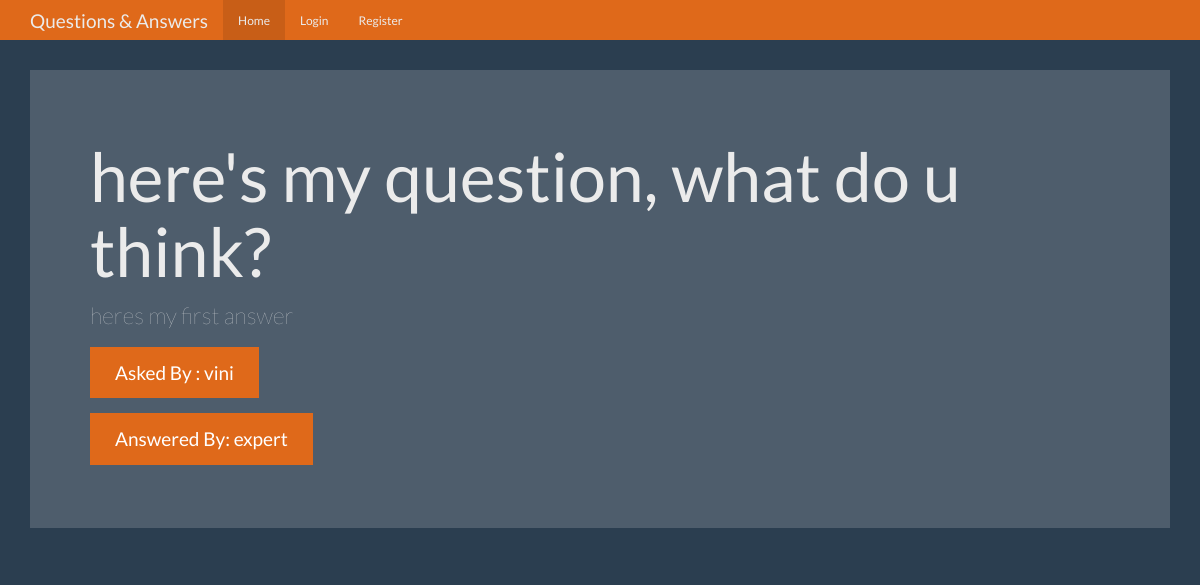
Screenshot of /question/1 with the database file from the repository.
### tables this page shows
CREATE TABLE questions (
    id INTEGER PRIMARY KEY autoincrement,
    question_text text not null,
    answer_text text,
    asked_by_id INTEGER not null,
    expert_id INTEGER not NULL
);

CREATE TABLE users (
    id INTEGER PRIMARY KEY autoincrement,
    name text not null ,
    password text not null, 
    expert boolean not null,
    admin boolean not NULL
);

### app.py (the view)
@app.route('/question/<question_id>')
def question(question_id):
	user = get_current_user()
	db = get_db()
	qcur = db.execute('''select questions.question_text, questions.answer_text, askers.name as asker_name,
						experts.name as expert_name from questions join users as askers on askers.id=questions.asked_by_id
						join users as experts on experts.id = questions.expert_id where questions.id=?''', [question_id])
	qres = qcur.fetchone()
	return render_template('question.html',user=user, question=qres)

### app.py (called while the page is built)
def get_current_user(): 	#checking if the user has logged in session or not
	user_result = None
	if 'user' in session:
		user = session['user']
		db = get_db()
		user_cur = db.execute('select id, name, password, expert, admin from users where name=?', [user])
		user_result = user_cur.fetchone()
	return user_result

### database.py (called while the page is built)
def connect_db():
    sql = sqlite3.connect('questions.db')
    sql.row_factory = sqlite3.Row
    return sql

def get_db():
    if not hasattr(g, 'sqlite_db'):
        g.sqlite_db = connect_db()
    return g.sqlite_db

### templates/question.html (shortened to what this page needs)
{% extends "base.html" %}
{% from "show_links.html" import show_links %}
{% block nav %}
{{ show_links(user) }}
{% endblock %}
{% block body %}
      <div class="jumbotron">
        <h1>{{question['question_text']}}</h1>
        <p>{{question['answer_text']}}</p>
        <p><a class="btn btn-primary btn-lg">Asked By : {{ question['asker_name'] }}</a></p>
        <p><a class="btn btn-primary btn-lg">Answered By: {{ question['expert_name'] }}</a></p>
      </div>
{% endblock %}

### static/theme.css (style rules this page uses)
body { padding-top: 70px; padding-bottom: 30px; }

### rows the page displays
questions: question_text "here's my question, what do u think?", answer_text "heres my first answer"
users: asker_name "vini"
users: expert_name "expert"
